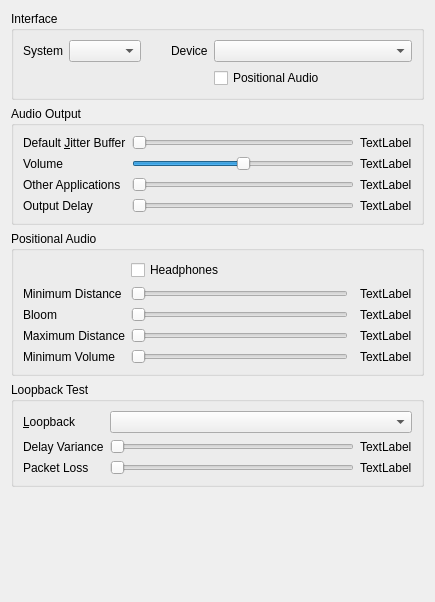
<ui version="4.0" >
 <class>AudioOutput</class>
 <widget class="QWidget" name="AudioOutput" >
  <property name="geometry" >
   <rect>
    <x>0</x>
    <y>0</y>
    <width>435</width>
    <height>602</height>
   </rect>
  </property>
  <property name="windowTitle" >
   <string>Form</string>
  </property>
  <layout class="QVBoxLayout" name="verticalLayout" >
   <item>
    <widget class="QGroupBox" name="qgbInterfaces" >
     <property name="title" >
      <string>Interface</string>
     </property>
     <layout class="QGridLayout" >
      <item row="0" column="0" >
       <widget class="QLabel" name="label" >
        <property name="text" >
         <string>System</string>
        </property>
        <property name="buddy" >
         <cstring>qcbSystem</cstring>
        </property>
       </widget>
      </item>
      <item row="0" column="1" >
       <widget class="QComboBox" name="qcbSystem" >
        <property name="sizePolicy" >
         <sizepolicy vsizetype="Fixed" hsizetype="MinimumExpanding" >
          <horstretch>0</horstretch>
          <verstretch>0</verstretch>
         </sizepolicy>
        </property>
        <property name="toolTip" >
         <string>Output method for audio</string>
        </property>
        <property name="whatsThis" >
         <string>&lt;b>This is the output method to use for audio.&lt;/b>&lt;br />Most likely you want to use DirectSound.</string>
        </property>
       </widget>
      </item>
      <item row="0" column="2" >
       <spacer>
        <property name="orientation" >
         <enum>Qt::Horizontal</enum>
        </property>
        <property name="sizeType" >
         <enum>QSizePolicy::Maximum</enum>
        </property>
        <property name="sizeHint" stdset="0" >
         <size>
          <width>24</width>
          <height>16</height>
         </size>
        </property>
       </spacer>
      </item>
      <item row="0" column="3" >
       <widget class="QLabel" name="label_2" >
        <property name="text" >
         <string>Device</string>
        </property>
        <property name="buddy" >
         <cstring>qcbDevice</cstring>
        </property>
       </widget>
      </item>
      <item row="0" column="4" >
       <widget class="QComboBox" name="qcbDevice" >
        <property name="sizePolicy" >
         <sizepolicy vsizetype="Fixed" hsizetype="MinimumExpanding" >
          <horstretch>1</horstretch>
          <verstretch>0</verstretch>
         </sizepolicy>
        </property>
        <property name="toolTip" >
         <string>Output device for audio</string>
        </property>
        <property name="whatsThis" >
         <string>&lt;b>This is the output device to use for audio.&lt;/b></string>
        </property>
        <property name="sizeAdjustPolicy" >
         <enum>QComboBox::AdjustToMinimumContentsLength</enum>
        </property>
        <property name="minimumContentsLength" >
         <number>16</number>
        </property>
       </widget>
      </item>
      <item row="1" column="4" >
       <widget class="QCheckBox" name="qcbPositional" >
        <property name="text" >
         <string>Positional Audio</string>
        </property>
       </widget>
      </item>
     </layout>
    </widget>
   </item>
   <item>
    <widget class="QGroupBox" name="qgbOutput" >
     <property name="title" >
      <string>Audio Output</string>
     </property>
     <layout class="QGridLayout" name="gridLayout" >
      <item row="0" column="0" >
       <widget class="QLabel" name="label_17" >
        <property name="text" >
         <string>Default &amp;Jitter Buffer</string>
        </property>
        <property name="buddy" >
         <cstring>qsJitter</cstring>
        </property>
       </widget>
      </item>
      <item row="0" column="1" >
       <widget class="QSlider" name="qsJitter" >
        <property name="toolTip" >
         <string>Safety margin for jitter buffer</string>
        </property>
        <property name="whatsThis" >
         <string>&lt;b>This sets the minimum safety margin for the jitter buffer.&lt;/b>&lt;br />All incoming audio is buffered, and the jitter buffer continually tries to push the buffer to the minimum sustainable by your network, so latency can be as low as possible. This sets the minimum buffer size to use. If the start of sentences you hear is very jittery, increase this value.</string>
        </property>
        <property name="minimum" >
         <number>1</number>
        </property>
        <property name="maximum" >
         <number>5</number>
        </property>
        <property name="pageStep" >
         <number>2</number>
        </property>
        <property name="orientation" >
         <enum>Qt::Horizontal</enum>
        </property>
       </widget>
      </item>
      <item row="0" column="2" >
       <widget class="QLabel" name="qlJitter" >
        <property name="minimumSize" >
         <size>
          <width>40</width>
          <height>0</height>
         </size>
        </property>
        <property name="text" >
         <string>TextLabel</string>
        </property>
       </widget>
      </item>
      <item row="1" column="0" >
       <widget class="QLabel" name="label_7" >
        <property name="text" >
         <string>Volume</string>
        </property>
        <property name="buddy" >
         <cstring>qsVolume</cstring>
        </property>
       </widget>
      </item>
      <item row="1" column="1" >
       <widget class="QSlider" name="qsVolume" >
        <property name="toolTip" >
         <string>Volume of incoming speech</string>
        </property>
        <property name="whatsThis" >
         <string>&lt;b>This adjusts the volume of incoming speech.&lt;/b>&lt;br />Note that if you increase this beyond 100%, audio will be distorted.</string>
        </property>
        <property name="minimum" >
         <number>0</number>
        </property>
        <property name="maximum" >
         <number>200</number>
        </property>
        <property name="value" >
         <number>100</number>
        </property>
        <property name="orientation" >
         <enum>Qt::Horizontal</enum>
        </property>
       </widget>
      </item>
      <item row="1" column="2" >
       <widget class="QLabel" name="qlVolume" >
        <property name="text" >
         <string>TextLabel</string>
        </property>
       </widget>
      </item>
      <item row="3" column="0" >
       <widget class="QLabel" name="label_6" >
        <property name="text" >
         <string>Output Delay</string>
        </property>
        <property name="buddy" >
         <cstring>qsDelay</cstring>
        </property>
       </widget>
      </item>
      <item row="3" column="1" >
       <widget class="QSlider" name="qsDelay" >
        <property name="toolTip" >
         <string>Amount of data to buffer</string>
        </property>
        <property name="whatsThis" >
         <string>This sets the amount of data to prebuffer in the output buffer. Experiment with different values and set it to the lowest which doesn't cause rapid jitter in the sound.</string>
        </property>
        <property name="minimum" >
         <number>1</number>
        </property>
        <property name="maximum" >
         <number>10</number>
        </property>
        <property name="pageStep" >
         <number>3</number>
        </property>
        <property name="orientation" >
         <enum>Qt::Horizontal</enum>
        </property>
       </widget>
      </item>
      <item row="3" column="2" >
       <widget class="QLabel" name="qlDelay" >
        <property name="text" >
         <string>TextLabel</string>
        </property>
       </widget>
      </item>
      <item row="2" column="2" >
       <widget class="QLabel" name="qlOtherVolume" >
        <property name="text" >
         <string>TextLabel</string>
        </property>
       </widget>
      </item>
      <item row="2" column="0" >
       <widget class="QLabel" name="label_12" >
        <property name="text" >
         <string>Other Applications</string>
        </property>
        <property name="buddy" >
         <cstring>qsVolume</cstring>
        </property>
       </widget>
      </item>
      <item row="2" column="1" >
       <widget class="QSlider" name="qsOtherVolume" >
        <property name="toolTip" >
         <string>Volume of other applications during speech</string>
        </property>
        <property name="whatsThis" >
         <string>&lt;b>Decrease volume of other applications during speech.&lt;/b>&lt;br />Mumble supports decreasing the volume of other applications during incoming speech. This sets the relative volume of other applications when others are talking.</string>
        </property>
        <property name="minimum" >
         <number>0</number>
        </property>
        <property name="maximum" >
         <number>100</number>
        </property>
        <property name="orientation" >
         <enum>Qt::Horizontal</enum>
        </property>
       </widget>
      </item>
     </layout>
    </widget>
   </item>
   <item>
    <widget class="QGroupBox" name="qgbVolume" >
     <property name="enabled" >
      <bool>true</bool>
     </property>
     <property name="title" >
      <string>Positional Audio</string>
     </property>
     <layout class="QGridLayout" name="gridLayout_2" >
      <item row="0" column="3" colspan="3" >
       <widget class="QCheckBox" name="qcbHeadphones" >
        <property name="toolTip" >
         <string>The connected "speakers" are actually headphones.</string>
        </property>
        <property name="whatsThis" >
         <string>Checking this indicates that you don't have speakers connected, just headphones. This is important, as speakers are usually in front of you, while headphones are directly to your left/right.</string>
        </property>
        <property name="text" >
         <string>Headphones</string>
        </property>
       </widget>
      </item>
      <item row="1" column="1" >
       <widget class="QLabel" name="label_10" >
        <property name="text" >
         <string>Minimum Distance</string>
        </property>
        <property name="buddy" >
         <cstring>qsMinDistance</cstring>
        </property>
       </widget>
      </item>
      <item row="1" column="3" >
       <widget class="QSlider" name="qsMinDistance" >
        <property name="toolTip" >
         <string>Minimum distance to player before sound volume decreases</string>
        </property>
        <property name="statusTip" >
         <string/>
        </property>
        <property name="whatsThis" >
         <string>This sets the minimum distance for sound calculations. The volume of other players' speech will not decrease until they are at least this far away from you.</string>
        </property>
        <property name="minimum" >
         <number>10</number>
        </property>
        <property name="maximum" >
         <number>200</number>
        </property>
        <property name="orientation" >
         <enum>Qt::Horizontal</enum>
        </property>
       </widget>
      </item>
      <item row="1" column="5" >
       <widget class="QLabel" name="qlMinDistance" >
        <property name="minimumSize" >
         <size>
          <width>40</width>
          <height>0</height>
         </size>
        </property>
        <property name="text" >
         <string>TextLabel</string>
        </property>
       </widget>
      </item>
      <item row="3" column="1" >
       <widget class="QLabel" name="label_8" >
        <property name="text" >
         <string>Maximum Distance</string>
        </property>
        <property name="buddy" >
         <cstring>qsMaxDistance</cstring>
        </property>
       </widget>
      </item>
      <item row="3" column="3" >
       <widget class="QSlider" name="qsMaxDistance" >
        <property name="toolTip" >
         <string>Maximum distance, beyond which speech volume won't decrease</string>
        </property>
        <property name="whatsThis" >
         <string>This sets the maximum distance for sound calculations. When farther away than this, other players' speech volume will not decrease any further.</string>
        </property>
        <property name="minimum" >
         <number>10</number>
        </property>
        <property name="maximum" >
         <number>1000</number>
        </property>
        <property name="orientation" >
         <enum>Qt::Horizontal</enum>
        </property>
       </widget>
      </item>
      <item row="3" column="5" >
       <widget class="QLabel" name="qlMaxDistance" >
        <property name="minimumSize" >
         <size>
          <width>40</width>
          <height>0</height>
         </size>
        </property>
        <property name="text" >
         <string>TextLabel</string>
        </property>
       </widget>
      </item>
      <item row="4" column="1" >
       <widget class="QLabel" name="label_9" >
        <property name="text" >
         <string>Minimum Volume</string>
        </property>
        <property name="buddy" >
         <cstring>qsMaxDistVolume</cstring>
        </property>
       </widget>
      </item>
      <item row="4" column="3" >
       <widget class="QSlider" name="qsMaxDistVolume" >
        <property name="toolTip" >
         <string>Factor for sound volume decrease</string>
        </property>
        <property name="whatsThis" >
         <string>What should the volume be at the maximum distance?</string>
        </property>
        <property name="maximum" >
         <number>100</number>
        </property>
        <property name="orientation" >
         <enum>Qt::Horizontal</enum>
        </property>
       </widget>
      </item>
      <item row="4" column="5" >
       <widget class="QLabel" name="qlMaxDistVolume" >
        <property name="minimumSize" >
         <size>
          <width>40</width>
          <height>0</height>
         </size>
        </property>
        <property name="text" >
         <string>TextLabel</string>
        </property>
       </widget>
      </item>
      <item row="2" column="1" >
       <widget class="QLabel" name="label_11" >
        <property name="text" >
         <string>Bloom</string>
        </property>
        <property name="buddy" >
         <cstring>qsMaxDistVolume</cstring>
        </property>
       </widget>
      </item>
      <item row="2" column="5" >
       <widget class="QLabel" name="qlBloom" >
        <property name="minimumSize" >
         <size>
          <width>40</width>
          <height>0</height>
         </size>
        </property>
        <property name="text" >
         <string>TextLabel</string>
        </property>
       </widget>
      </item>
      <item row="2" column="3" >
       <widget class="QSlider" name="qsBloom" >
        <property name="toolTip" >
         <string>Factor for sound volume increase</string>
        </property>
        <property name="whatsThis" >
         <string>How much should sound volume increase for sources that are really close?</string>
        </property>
        <property name="minimum" >
         <number>0</number>
        </property>
        <property name="maximum" >
         <number>75</number>
        </property>
        <property name="orientation" >
         <enum>Qt::Horizontal</enum>
        </property>
       </widget>
      </item>
     </layout>
    </widget>
   </item>
   <item>
    <widget class="QGroupBox" name="qgbLoopback" >
     <property name="title" >
      <string>Loopback Test</string>
     </property>
     <layout class="QGridLayout" >
      <item row="1" column="0" >
       <widget class="QLabel" name="label_19" >
        <property name="text" >
         <string>Delay Variance</string>
        </property>
        <property name="buddy" >
         <cstring>qsPacketDelay</cstring>
        </property>
       </widget>
      </item>
      <item row="1" column="1" >
       <widget class="QSlider" name="qsPacketDelay" >
        <property name="toolTip" >
         <string>Variance in packet latency</string>
        </property>
        <property name="whatsThis" >
         <string>&lt;b>This sets the packet latency variance for loopback testing.&lt;/b>&lt;br />Most audio paths contain some variable latency. This allows you set that variance for loopback mode testing. For example, if you set this to 15ms, this will emulate a network with 20-35ms ping latency or one with 80-95ms latency. Most domestic net connections have a variance of about 5ms</string>
        </property>
        <property name="maximum" >
         <number>100</number>
        </property>
        <property name="orientation" >
         <enum>Qt::Horizontal</enum>
        </property>
       </widget>
      </item>
      <item row="1" column="2" >
       <widget class="QLabel" name="qlPacketDelay" >
        <property name="minimumSize" >
         <size>
          <width>40</width>
          <height>0</height>
         </size>
        </property>
        <property name="text" >
         <string>TextLabel</string>
        </property>
       </widget>
      </item>
      <item row="2" column="0" >
       <widget class="QLabel" name="label_21" >
        <property name="text" >
         <string>Packet Loss</string>
        </property>
        <property name="buddy" >
         <cstring>qsPacketLoss</cstring>
        </property>
       </widget>
      </item>
      <item row="2" column="1" >
       <widget class="QSlider" name="qsPacketLoss" >
        <property name="toolTip" >
         <string>Packet loss for loopback mode</string>
        </property>
        <property name="whatsThis" >
         <string>&lt;b>This sets the packet loss for loopback mode.&lt;/b>&lt;br />This will be the ratio of packets lost. Unless your outgoing bandwidth is peaked or there's something wrong with your network connection, this will be 0%</string>
        </property>
        <property name="maximum" >
         <number>50</number>
        </property>
        <property name="singleStep" >
         <number>5</number>
        </property>
        <property name="pageStep" >
         <number>20</number>
        </property>
        <property name="orientation" >
         <enum>Qt::Horizontal</enum>
        </property>
       </widget>
      </item>
      <item row="2" column="2" >
       <widget class="QLabel" name="qlPacketLoss" >
        <property name="minimumSize" >
         <size>
          <width>40</width>
          <height>0</height>
         </size>
        </property>
        <property name="text" >
         <string>TextLabel</string>
        </property>
       </widget>
      </item>
      <item row="0" column="0" >
       <widget class="QLabel" name="label_23" >
        <property name="text" >
         <string>&amp;Loopback</string>
        </property>
        <property name="buddy" >
         <cstring>qcbLoopback</cstring>
        </property>
       </widget>
      </item>
      <item row="0" column="1" colspan="2" >
       <widget class="QComboBox" name="qcbLoopback" >
        <property name="toolTip" >
         <string>Desired loopback mode</string>
        </property>
        <property name="whatsThis" >
         <string>&lt;b>This enables one of the loopback testmodes.&lt;/b>&lt;br />&lt;i>None&lt;/i> - Loopback disabled&lt;br />&lt;i>Local&lt;/i> - Emulate a local server.&lt;br />&lt;i>Server&lt;/i> - Request loopback from server.&lt;br />Please note than when loopback is enabled, no other players will hear your voice. This setting is not saved on application exit.</string>
        </property>
       </widget>
      </item>
     </layout>
    </widget>
   </item>
   <item>
    <spacer>
     <property name="orientation" >
      <enum>Qt::Vertical</enum>
     </property>
     <property name="sizeHint" stdset="0" >
      <size>
       <width>20</width>
       <height>40</height>
      </size>
     </property>
    </spacer>
   </item>
  </layout>
 </widget>
 <resources/>
 <connections/>
</ui>
